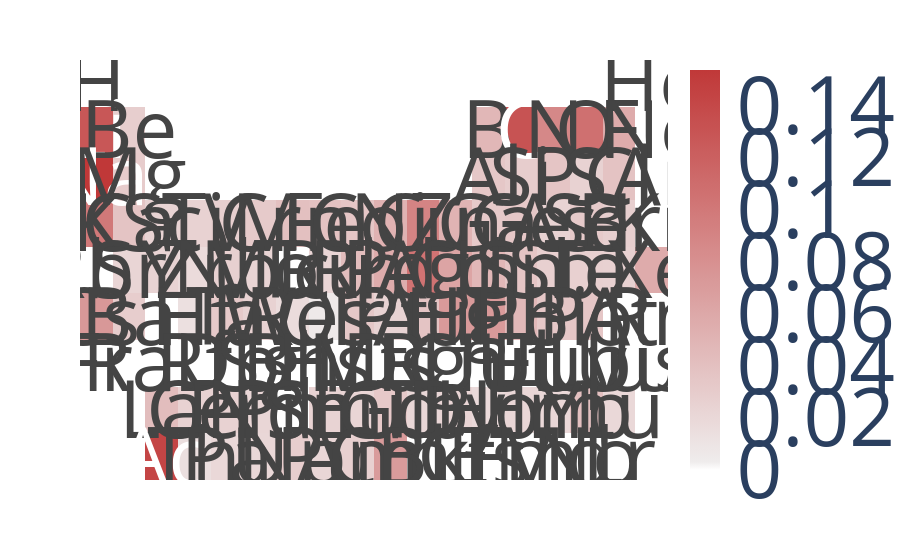

The notebook cell this image was saved under:
### Code cell
color=[]
for line in symbol:
    line_color=[]
    for sym in line:
        if(sym in elem_disorder_frac.keys()):
            line_color.append(elem_disorder_frac[sym][3])
        else:
            line_color.append(0)
    color.append(line_color)

import plotly.express as px
import numpy as np

fig = px.imshow(color, color_continuous_scale=create_colorscale((240,240,240),(192,56,56),50), aspect="auto")
#                title='Fraction of ordered compounds in which element X appears in O orbit')
fig.update_traces(
    text=symbol, texttemplate="%{text}", textfont_size=80,
    customdata=np.moveaxis([element], 0,-1)
)
fig.update_xaxes(visible=False)
fig.update_yaxes(visible=False)
fig.update_coloraxes(showscale=True)
fig.update_layout(font=dict(size=80))
fig.show()
fig.write_image("images/V_elements.png",width=15*300, height=10*300, scale=1)
